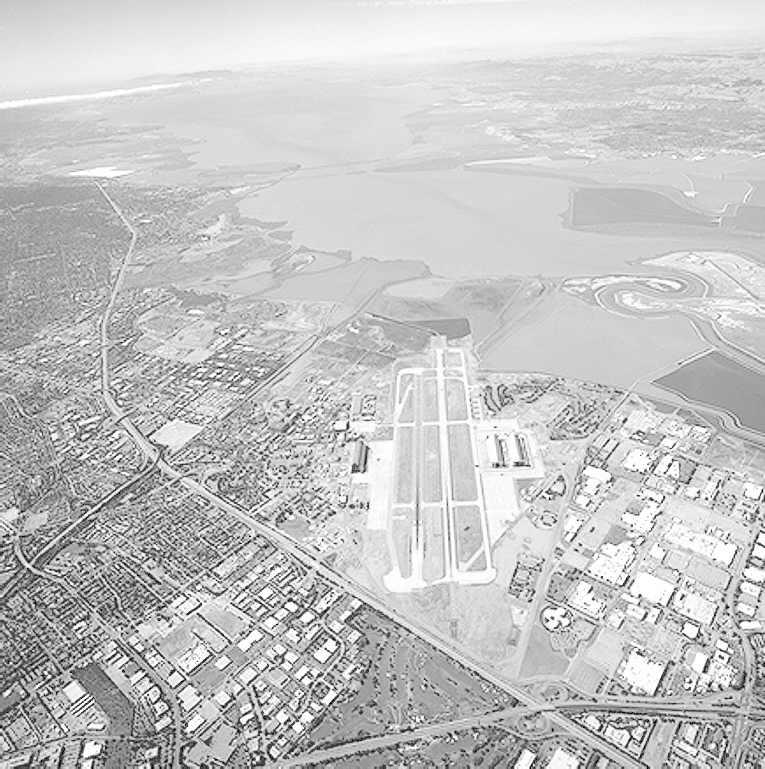
#> input picture a1images/runway.png, 765 x 769 px
$ python q3.py
#> lines starting #> are read from the running program, lines starting #| are printed output that depends on the picture
#> further down, img is the input picture: shape (769, 765); min 0, max 255, mean 197.1
import os
import cv2 as cv
import numpy as np
import matplotlib
matplotlib.use('Agg')
import matplotlib.pyplot as plt

def manual_histogram_equalization(img):
    hist, bins = np.histogram(img.flatten(), 256, [0, 256])
#> hist = 256 values, max 15137 at index 213, min 0 at index 1, mean 2298; bins = 257 values from 0 to 256

    cdf = hist.cumsum()
#> cdf = 256 values from 875 to 588285

    cdf_masked = np.ma.masked_equal(cdf, 0)
    cdf_normalized = (cdf_masked - cdf_masked.min()) * 255 / (cdf_masked.max() - cdf_masked.min())
    cdf_final = np.ma.filled(cdf_normalized, 0).astype('uint8')
#> cdf_final = 256 values from 0 to 255
    img_equalized = cdf_final[img]
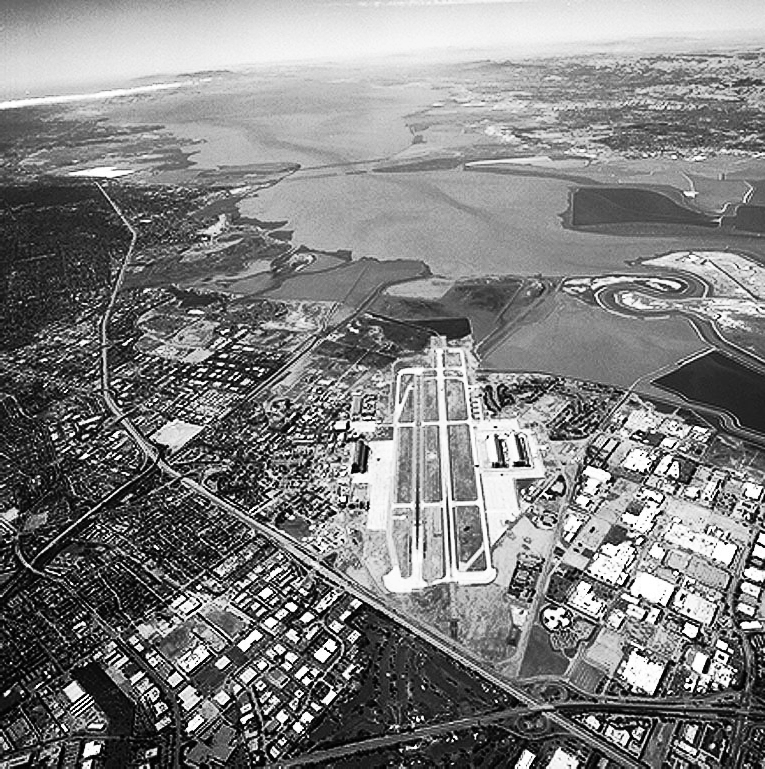
#> img_equalized: shape (769, 765); min 0, max 255, mean 128.2

    return img_equalized, hist, cdf_final


script_dir = os.path.dirname(os.path.abspath(__file__))
image_path = os.path.abspath(os.path.join(script_dir, '..', 'a1images', 'runway.png'))

img = cv.imread(image_path, cv.IMREAD_GRAYSCALE)

if img is None:
    print(f"Error: Could not load image from: {image_path}")
else:
    print(f"Successfully loaded image from: {image_path}")

    img_eq, original_hist, cdf = manual_histogram_equalization(img)
#> original_hist has the same summary as hist in manual_histogram_equalization; cdf = 256 values from 0 to 255
    eq_hist, _ = np.histogram(img_eq.flatten(), 256, [0, 256])
#> eq_hist = 256 values, max 15137 at index 153, min 0 at index 3, mean 2298
    fig, axes = plt.subplots(2, 2, figsize=(14, 10))

    # Original Image
    axes[0, 0].imshow(img, cmap='gray', vmin=0, vmax=255)
    axes[0, 0].set_title('Original Runway Image')
    axes[0, 0].axis('off')

    # Equalized Image
    axes[0, 1].imshow(img_eq, cmap='gray', vmin=0, vmax=255)
    axes[0, 1].set_title('Manually Equalized Image')
    axes[0, 1].axis('off')

    # Original Histogram & CDF
    cdf_scaled = cdf * (original_hist.max() / cdf.max())
#> cdf_scaled = 256 values from 0 to 15137
    axes[1, 0].plot(cdf_scaled, color='blue', label='CDF')
    axes[1, 0].hist(img.flatten(), 256, [0, 256], color='gray', label='Histogram')
    axes[1, 0].set_title('Original Histogram & CDF')
    axes[1, 0].legend(loc='upper left')

    # Equalized Histogram & new CDF
    cdf_eq = eq_hist.cumsum()
#> cdf_eq = 256 values from 875 to 588285
    cdf_eq_scaled = cdf_eq * (eq_hist.max() / cdf_eq.max())
#> cdf_eq_scaled = 256 values from 22.51 to 15137
    axes[1, 1].plot(cdf_eq_scaled, color='blue', label='CDF')
    axes[1, 1].hist(img_eq.flatten(), 256, [0, 256], color='gray', label='Histogram')
    axes[1, 1].set_title('Equalized Histogram & CDF')
    axes[1, 1].legend(loc='upper left')

    plt.tight_layout()

    # 4. Save the figure
    output_path = os.path.join(script_dir, 'q3_output.png')
    plt.savefig(output_path, dpi=300, bbox_inches='tight')
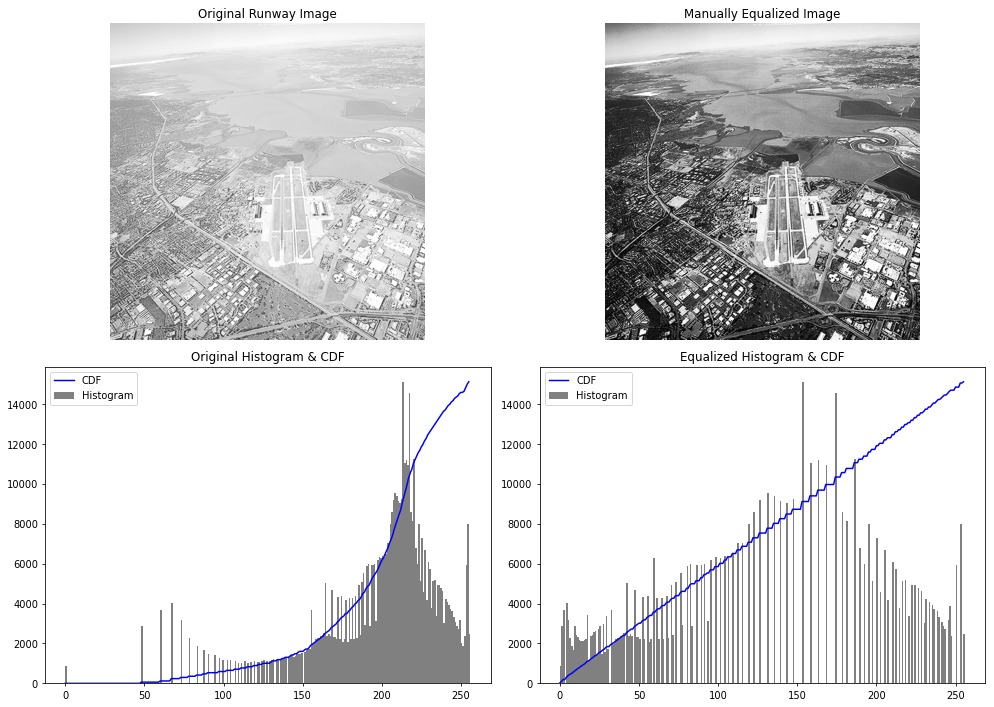
#> figure drawn by matplotlib, 4 panels; panel 3: tallest bar 15137 high, from x = 213 to 214; panel 3: curve peaks at x = 255, y = 15137; panel 4: tallest bar 15137 high, from x = 153 to 154; panel 4: curve peaks at x = 255, y = 15137
    print(f"Success! Saved the results to: {output_path}")

$ run again, with a1images/brain_proton_density_slice.png copied over a1images/runway.png
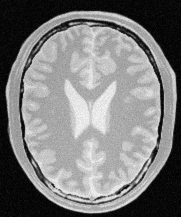
#> input picture a1images/brain_proton_density_slice.png, 181 x 217 px
#> img is the input picture: shape (217, 181); min 0, max 251, mean 123.7
#> hist = 256 values, max 1097 at index 7, min 0 at index 248, mean 153.4; bins = 257 values from 0 to 256
#> in manual_histogram_equalization, `cdf = hist.cumsum()`: cdf = 256 values from 30 to 39277
#> cdf_final = 256 values from 0 to 255
#> in manual_histogram_equalization, `img_equalized = cdf_final[img]`:
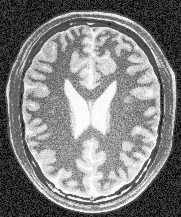
#> img_equalized: shape (217, 181); min 0, max 255, mean 128.4
#> `img_eq, original_hist, cdf = manual_histogram_equalization(img)`: original_hist has the same summary as hist in manual_histogram_equalization
#> eq_hist = 256 values, max 1097 at index 37, min 0 at index 2, mean 153.4
#> cdf_scaled = 256 values from 0 to 1097
#> cdf_eq = 256 values from 30 to 39277
#> cdf_eq_scaled = 256 values from 0.838 to 1097
#> `plt.savefig(output_path, dpi=300, bbox_inches='tight')`:
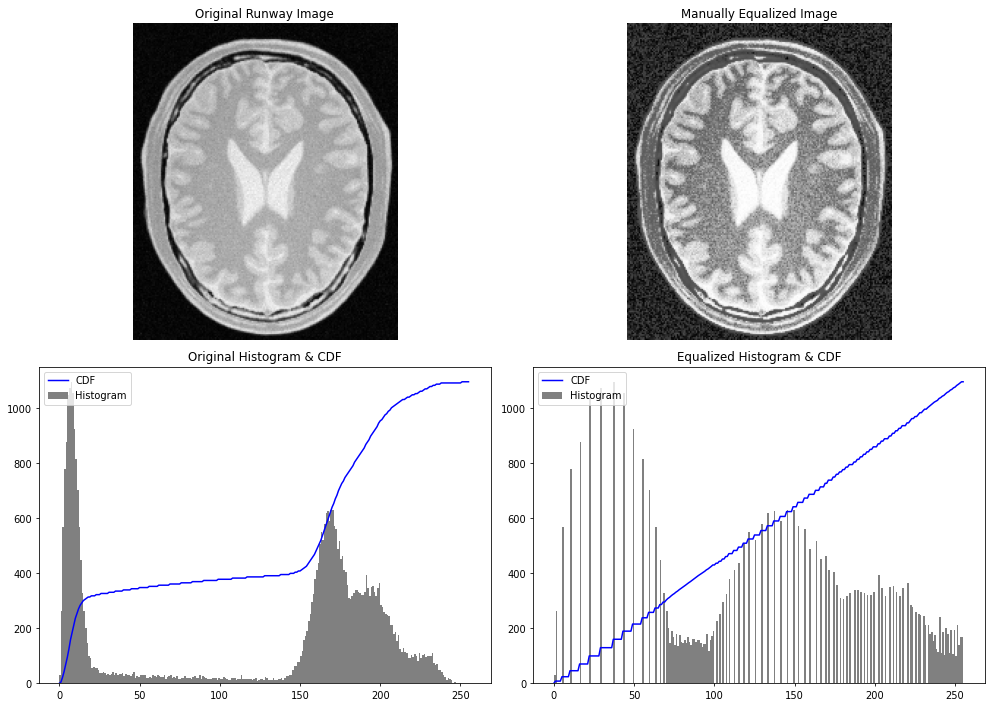
#> figure drawn by matplotlib, 4 panels; panel 3: tallest bar 1097 high, from x = 7 to 8; panel 3: curve peaks at x = 251, y = 1097; panel 4: tallest bar 1097 high, from x = 37 to 38; panel 4: curve peaks at x = 255, y = 1097
